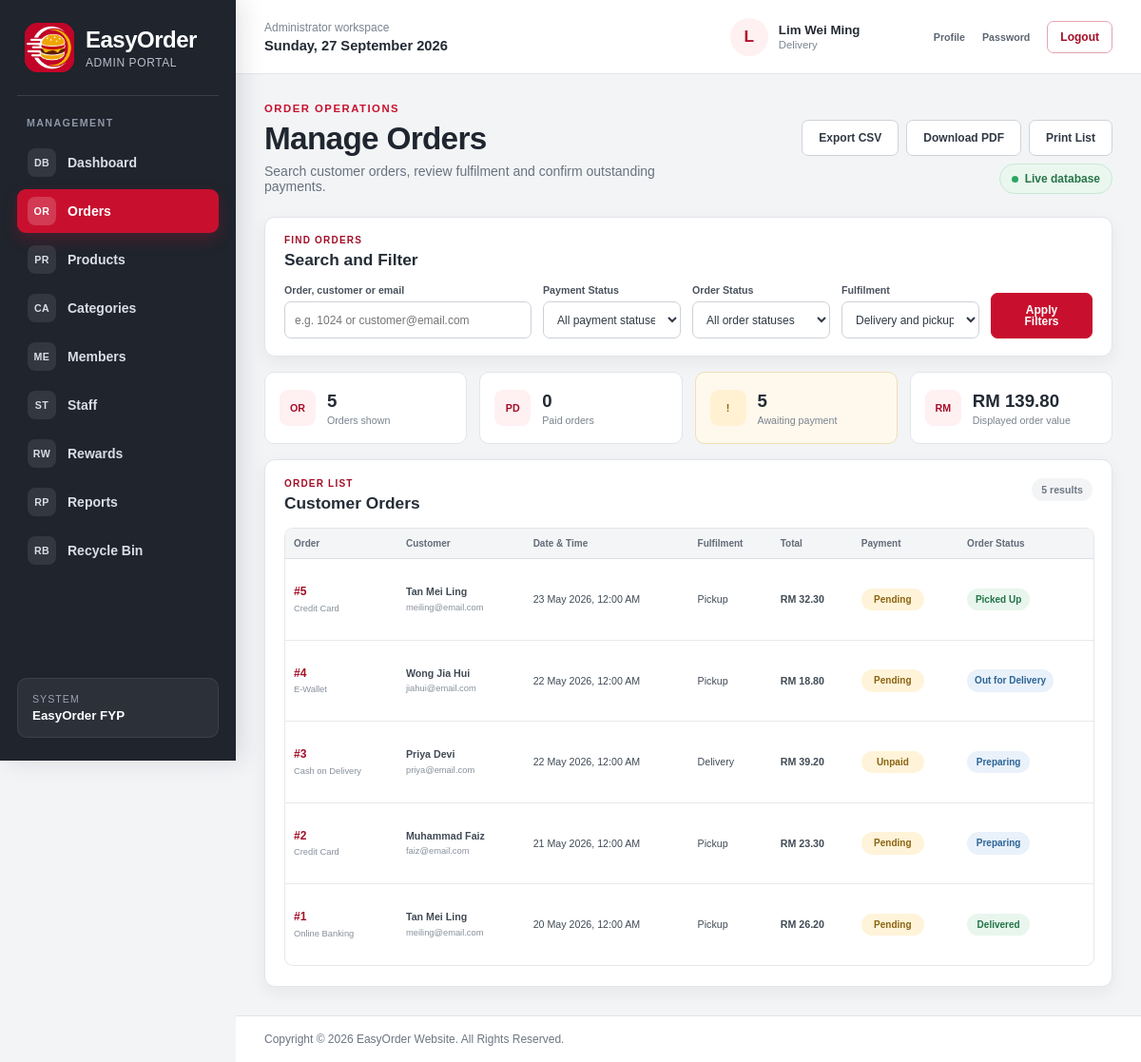
The app's page /admin_order.php (signed in), older data.
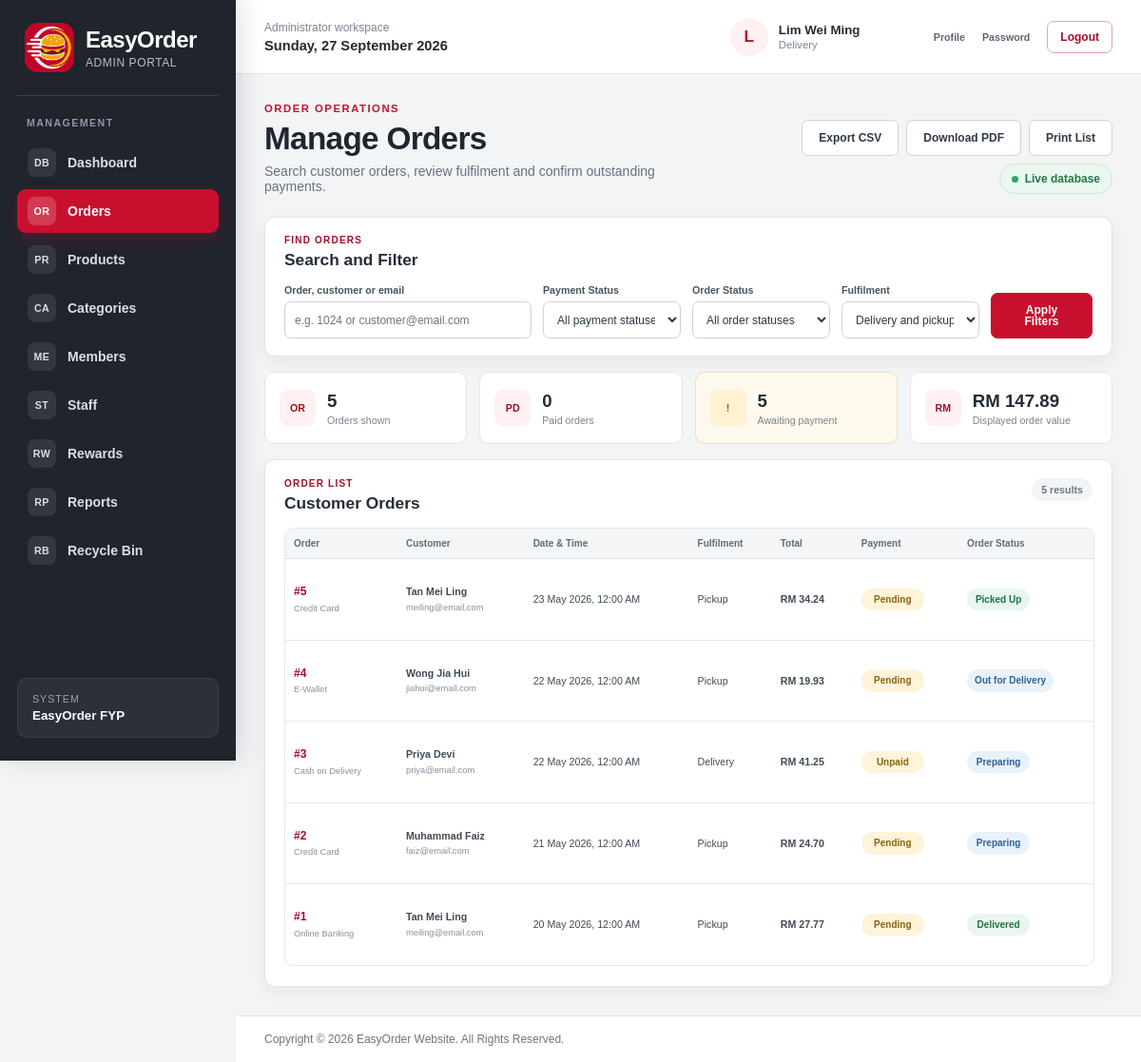
The same page, newer data.
### tables this page shows
CREATE TABLE `orders` (
  `order_id` int(11) NOT NULL,
  `order_member` int(11) NOT NULL,
  `order_date` datetime NOT NULL,
  `order_total` decimal(7,2) NOT NULL,
  `order_payment` varchar(20) NOT NULL,
  `order_payment_status` varchar(20) NOT NULL DEFAULT 'Pending',
  `order_delivery` varchar(5) NOT NULL,
  `order_address` varchar(255) NOT NULL,
  `order_status` varchar(20) NOT NULL,
  `order_isDelete` int(1) NOT NULL DEFAULT 0
);

CREATE TABLE `member` (
  `member_id` int(11) NOT NULL,
  `member_name` varchar(100) NOT NULL,
  `member_email` varchar(100) NOT NULL,
  `member_password` varchar(255) NOT NULL,
  `member_phone` varchar(15) NOT NULL,
  `member_gender` varchar(10) NOT NULL,
  `member_dob` date NOT NULL,
  `member_address` varchar(140) NOT NULL DEFAULT '',
  `member_state` varchar(30) NOT NULL,
  `member_city` varchar(50) NOT NULL,
  `member_postcode` char(5) NOT NULL,
  `member_points` int(6) NOT NULL DEFAULT 0,
  `member_joindate` date NOT NULL,
  `member_isDelete` int(1) NOT NULL DEFAULT 0
);

### admin_order.php (the view, shortened to what the changed rows need)
<?php
include("dataconnection.php");
require_once("admin_shell.php");
function admin_order_html($value)
{
	return htmlspecialchars((string)$value,ENT_QUOTES,"ISO-8859-1");
}
function admin_order_datetime($value)
{
	$timestamp = strtotime((string)$value);
	return $timestamp===false ? "Not available" : date("d M Y, h:i A",$timestamp);
}
function admin_order_status_class($status)
{
	$normalised = strtolower(trim((string)$status));
	if(in_array($normalised,array("paid","delivered","completed","picked up"),true))
	{
		return "status-success";
	}
	if(in_array($normalised,array("preparing","ready for pickup","out for delivery","processing"),true))
	{
		return "status-info";
	}
	return "status-warning";
}
$search = trim((string)($_GET["search"] ?? ""));
$payment_status_options = array("Paid","Pending","Unpaid","Failed");
$order_status_options = array("Preparing","Ready for Pickup","Picked Up","Out for Delivery","Delivered","Completed","Cancelled");
$delivery_options = array("Yes","No");
$payment_filter = (string)($_GET["payment_status"] ?? "");
$status_filter = (string)($_GET["order_status"] ?? "");
$delivery_filter = (string)($_GET["delivery"] ?? "");
$payment_filter = in_array($payment_filter,$payment_status_options,true) ? $payment_filter : "";
$status_filter = in_array($status_filter,$order_status_options,true) ? $status_filter : "";
$delivery_filter = in_array($delivery_filter,$delivery_options,true) ? $delivery_filter : "";
$search_like = "%".$search."%";
$list_sql = "SELECT o.order_id,o.order_date,o.order_total,o.order_payment,o.order_payment_status,o.order_delivery,o.order_status,"
	."m.member_name,m.member_email,COALESCE(p.payment_status,o.order_payment_status) AS display_payment_status "
	."FROM orders o INNER JOIN member m ON m.member_id=o.order_member "
	."LEFT JOIN payments p ON p.payment_order=o.order_id "
	."WHERE o.order_isDelete=0 "
	."AND (?='' OR CAST(o.order_id AS CHAR) LIKE ? OR m.member_name LIKE ? OR m.member_email LIKE ?) "
	."AND (?='' OR LOWER(COALESCE(p.payment_status,o.order_payment_status))=LOWER(?)) "
	."AND (?='' OR LOWER(o.order_status)=LOWER(?)) "
	."AND (?='' OR o.order_delivery=?) "
	."ORDER BY o.order_date DESC,o.order_id DESC";
$list_stmt = mysqli_prepare($connect,$list_sql);
$orders = array();
$list_error = "";
if($list_stmt)
{
	mysqli_stmt_bind_param($list_stmt,"ssssssssss",$search,$search_like,$search_like,$search_like,$payment_filter,$payment_filter,$status_filter,$status_filter,$delivery_filter,$delivery_filter);
	if(mysqli_stmt_execute($list_stmt))
	{
		$list_result = mysqli_stmt_get_result($list_stmt);
		while($order = mysqli_fetch_assoc($list_result))
		{
			$orders[] = $order;
		}
	}
	else
	{
		$list_error = "Orders are temporarily unavailable. Please try again.";
	}
}
else
{
	$list_error = "Orders are temporarily unavailable. Please try again.";
}
$visible_value = 0.00;
foreach($orders as $order)
{
	$visible_value += (float)$order["order_total"];
}
?>
<!DOCTYPE html>
<html lang="en">
<head>
<link rel="stylesheet" href="style.css">
<link rel="stylesheet" href="admin_style.css">
</head>
<body class="admin-body">
<section class="admin-page-heading">
	<div>
		<h1>Manage Orders</h1>
	</div>
</section>
<section class="admin-order-filter-panel" aria-labelledby="order-filter-heading">
	<div class="admin-filter-heading">
		<div><p>FIND ORDERS</p><h2 id="order-filter-heading">Search and Filter</h2></div>
	</div>
</section>
<section class="admin-order-summary-grid" aria-label="Filtered order summary">
	<article><span>RM</span><div><strong>RM <?php echo number_format($visible_value,2); ?></strong><small>Displayed order value</small></div></article>
</section>
<section class="admin-order-results" aria-labelledby="order-results-heading">
	<header class="admin-results-heading">
		<div><p>ORDER LIST</p><h2 id="order-results-heading">Customer Orders</h2></div>
	</header>
	<?php if($list_error!=="") { ?>
		<div class="admin-empty-state"><span>!</span><strong>Orders unavailable</strong><p><?php echo admin_order_html($list_error); ?></p></div>
	<?php } else if(count($orders)===0) { ?>
		<div class="admin-empty-state"><span>0</span><strong>No matching orders</strong><p>Change or clear the filters to view other orders.</p></div>
	<?php } else { ?>
		<div class="admin-table-wrap admin-order-table-wrap">
			<table class="admin-order-table">
				<thead><tr><th>Order</th><th>Customer</th><th>Date &amp; Time</th><th>Fulfilment</th><th>Total</th><th>Payment</th><th>Order Status</th><th class="admin-print-hide">Actions</th></tr></thead>
				<tbody>
				<?php foreach($orders as $order) { ?>
					<tr>
						<td><a class="admin-order-number" href="admin_order_details.php?order_id=<?php echo (int)$order["order_id"]; ?>">#<?php echo (int)$order["order_id"]; ?></a><small><?php echo admin_order_html($order["order_payment"]); ?></small></td>
						<td><strong><?php echo admin_order_html($order["member_name"]); ?></strong><small><?php echo admin_order_html($order["member_email"]); ?></small></td>
						<td><?php echo admin_order_html(admin_order_datetime($order["order_date"])); ?></td>
						<td><?php echo $order["order_delivery"]==="Yes" ? "Delivery" : "Pickup"; ?></td>
						<td><strong>RM <?php echo number_format((float)$order["order_total"],2); ?></strong></td>
						<td><span class="admin-status-badge <?php echo admin_order_status_class($order["display_payment_status"]); ?>"><?php echo admin_order_html($order["display_payment_status"]); ?></span></td>
						<td><span class="admin-status-badge <?php echo admin_order_status_class($order["order_status"]); ?>"><?php echo admin_order_html($order["order_status"]); ?></span></td>
					</tr>
				<?php } ?>
				</tbody>
			</table>
		</div>
	<?php } ?>
</section>
</body>
</html>

Row changes from the older to the newer data that the page shows:
changed orders "23 May 2026, 12:00 AM": order_total "32.30" → "34.24"
changed orders "Out for Delivery": order_total "18.80" → "19.93"
changed orders "Cash on Delivery": order_total "39.20" → "41.25"
changed orders "21 May 2026, 12:00 AM": order_total "23.30" → "24.70"
changed orders "20 May 2026, 12:00 AM": order_total "26.20" → "27.77"
Text that changed along with them:
$visible_value: "139.80" → "147.89"
